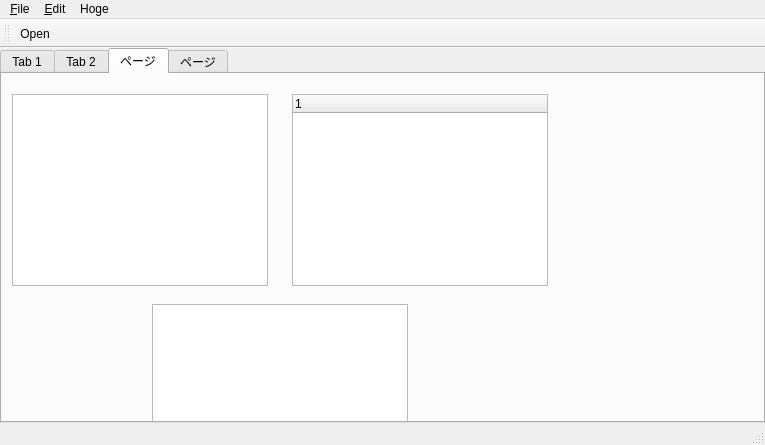
<?xml version="1.0" encoding="UTF-8"?>
<ui version="4.0">
 <class>MainWindow</class>
 <widget class="QMainWindow" name="MainWindow">
  <property name="geometry">
   <rect>
    <x>0</x>
    <y>0</y>
    <width>765</width>
    <height>445</height>
   </rect>
  </property>
  <property name="windowTitle">
   <string>MainWindow</string>
  </property>
  <widget class="QWidget" name="centralWidget">
   <layout class="QVBoxLayout" name="verticalLayout">
    <property name="spacing">
     <number>0</number>
    </property>
    <property name="leftMargin">
     <number>0</number>
    </property>
    <property name="topMargin">
     <number>0</number>
    </property>
    <property name="rightMargin">
     <number>0</number>
    </property>
    <property name="bottomMargin">
     <number>0</number>
    </property>
    <item>
     <widget class="QTabWidget" name="tabWidget">
      <property name="currentIndex">
       <number>2</number>
      </property>
      <widget class="QWidget" name="tab">
       <attribute name="title">
        <string>Tab 1</string>
       </attribute>
       <layout class="QGridLayout" name="gridLayout">
        <property name="leftMargin">
         <number>0</number>
        </property>
        <property name="topMargin">
         <number>0</number>
        </property>
        <property name="rightMargin">
         <number>0</number>
        </property>
        <property name="bottomMargin">
         <number>0</number>
        </property>
        <property name="spacing">
         <number>0</number>
        </property>
        <item row="0" column="0">
         <widget class="QWidget" name="widget" native="true">
          <widget class="QToolButton" name="toolButton">
           <property name="geometry">
            <rect>
             <x>210</x>
             <y>30</y>
             <width>21</width>
             <height>18</height>
            </rect>
           </property>
           <property name="text">
            <string>...</string>
           </property>
           <property name="autoRaise">
            <bool>true</bool>
           </property>
          </widget>
          <widget class="QToolButton" name="toolButton_2">
           <property name="geometry">
            <rect>
             <x>210</x>
             <y>70</y>
             <width>21</width>
             <height>18</height>
            </rect>
           </property>
           <property name="text">
            <string>...</string>
           </property>
          </widget>
          <widget class="QToolButton" name="toolButton_3">
           <property name="geometry">
            <rect>
             <x>220</x>
             <y>110</y>
             <width>21</width>
             <height>18</height>
            </rect>
           </property>
           <property name="text">
            <string>...</string>
           </property>
          </widget>
          <widget class="QPushButton" name="pushButton">
           <property name="geometry">
            <rect>
             <x>20</x>
             <y>10</y>
             <width>121</width>
             <height>61</height>
            </rect>
           </property>
           <property name="text">
            <string>PushButton</string>
           </property>
          </widget>
          <widget class="QPushButton" name="pushButton_2">
           <property name="geometry">
            <rect>
             <x>120</x>
             <y>180</y>
             <width>101</width>
             <height>23</height>
            </rect>
           </property>
           <property name="text">
            <string>PushButton</string>
           </property>
          </widget>
          <widget class="QPushButton" name="pushButton_4">
           <property name="geometry">
            <rect>
             <x>10</x>
             <y>180</y>
             <width>101</width>
             <height>23</height>
            </rect>
           </property>
           <property name="text">
            <string>PushButton</string>
           </property>
          </widget>
          <widget class="QPushButton" name="pushButton_3">
           <property name="geometry">
            <rect>
             <x>40</x>
             <y>80</y>
             <width>121</width>
             <height>61</height>
            </rect>
           </property>
           <property name="text">
            <string>PushButton</string>
           </property>
          </widget>
          <widget class="QGroupBox" name="groupBox">
           <property name="geometry">
            <rect>
             <x>300</x>
             <y>60</y>
             <width>180</width>
             <height>141</height>
            </rect>
           </property>
           <property name="title">
            <string>GroupBox</string>
           </property>
           <layout class="QGridLayout" name="gridLayout_2">
            <item row="0" column="0">
             <layout class="QVBoxLayout" name="verticalLayout_2">
              <item>
               <widget class="QProgressBar" name="progressBar">
                <property name="value">
                 <number>24</number>
                </property>
               </widget>
              </item>
              <item>
               <widget class="QLineEdit" name="lineEdit"/>
              </item>
             </layout>
            </item>
            <item row="0" column="1">
             <widget class="QSlider" name="verticalSlider">
              <property name="orientation">
               <enum>Qt::Vertical</enum>
              </property>
             </widget>
            </item>
            <item row="1" column="0">
             <widget class="QSlider" name="horizontalSlider">
              <property name="orientation">
               <enum>Qt::Horizontal</enum>
              </property>
             </widget>
            </item>
           </layout>
          </widget>
         </widget>
        </item>
        <item row="0" column="1">
         <widget class="QScrollBar" name="verticalScrollBar">
          <property name="orientation">
           <enum>Qt::Vertical</enum>
          </property>
         </widget>
        </item>
        <item row="1" column="0">
         <widget class="QScrollBar" name="horizontalScrollBar">
          <property name="orientation">
           <enum>Qt::Horizontal</enum>
          </property>
         </widget>
        </item>
       </layout>
      </widget>
      <widget class="QWidget" name="tab_2">
       <attribute name="title">
        <string>Tab 2</string>
       </attribute>
       <widget class="QProgressBar" name="progressBar_2">
        <property name="geometry">
         <rect>
          <x>20</x>
          <y>30</y>
          <width>161</width>
          <height>23</height>
         </rect>
        </property>
        <property name="value">
         <number>24</number>
        </property>
       </widget>
       <widget class="QProgressBar" name="progressBar_3">
        <property name="geometry">
         <rect>
          <x>200</x>
          <y>20</y>
          <width>21</width>
          <height>131</height>
         </rect>
        </property>
        <property name="value">
         <number>24</number>
        </property>
        <property name="textVisible">
         <bool>true</bool>
        </property>
        <property name="orientation">
         <enum>Qt::Vertical</enum>
        </property>
       </widget>
       <widget class="QSlider" name="horizontalSlider_2">
        <property name="geometry">
         <rect>
          <x>20</x>
          <y>130</y>
          <width>160</width>
          <height>19</height>
         </rect>
        </property>
        <property name="maximum">
         <number>100</number>
        </property>
        <property name="value">
         <number>24</number>
        </property>
        <property name="orientation">
         <enum>Qt::Horizontal</enum>
        </property>
       </widget>
       <widget class="QWidget" name="layoutWidget">
        <property name="geometry">
         <rect>
          <x>240</x>
          <y>10</y>
          <width>286</width>
          <height>294</height>
         </rect>
        </property>
        <layout class="QGridLayout" name="gridLayout_3">
         <item row="0" column="0">
          <widget class="QTabWidget" name="tabWidget_2">
           <widget class="QWidget" name="tab_3">
            <attribute name="title">
             <string>Tab 1</string>
            </attribute>
           </widget>
           <widget class="QWidget" name="tab_4">
            <attribute name="title">
             <string>Tab 2</string>
            </attribute>
           </widget>
          </widget>
         </item>
         <item row="0" column="1">
          <widget class="QTabWidget" name="tabWidget_5">
           <property name="tabPosition">
            <enum>QTabWidget::East</enum>
           </property>
           <widget class="QWidget" name="tab_9">
            <attribute name="title">
             <string>Tab 1</string>
            </attribute>
           </widget>
           <widget class="QWidget" name="tab_10">
            <attribute name="title">
             <string>Tab 2</string>
            </attribute>
           </widget>
          </widget>
         </item>
         <item row="1" column="0">
          <widget class="QTabWidget" name="tabWidget_3">
           <property name="tabPosition">
            <enum>QTabWidget::West</enum>
           </property>
           <widget class="QWidget" name="tab_5">
            <attribute name="title">
             <string>Tab 1</string>
            </attribute>
           </widget>
           <widget class="QWidget" name="tab_6">
            <attribute name="title">
             <string>Tab 2</string>
            </attribute>
           </widget>
          </widget>
         </item>
         <item row="1" column="1">
          <widget class="QTabWidget" name="tabWidget_4">
           <property name="tabPosition">
            <enum>QTabWidget::South</enum>
           </property>
           <widget class="QWidget" name="tab_7">
            <attribute name="title">
             <string>Tab 1</string>
            </attribute>
           </widget>
           <widget class="QWidget" name="tab_8">
            <attribute name="title">
             <string>Tab 2</string>
            </attribute>
           </widget>
          </widget>
         </item>
        </layout>
       </widget>
      </widget>
      <widget class="QWidget" name="tab_11">
       <attribute name="title">
        <string>ページ</string>
       </attribute>
       <widget class="QListWidget" name="listWidget">
        <property name="geometry">
         <rect>
          <x>10</x>
          <y>20</y>
          <width>256</width>
          <height>192</height>
         </rect>
        </property>
       </widget>
       <widget class="QTreeWidget" name="treeWidget">
        <property name="geometry">
         <rect>
          <x>290</x>
          <y>20</y>
          <width>256</width>
          <height>192</height>
         </rect>
        </property>
        <column>
         <property name="text">
          <string notr="true">1</string>
         </property>
        </column>
       </widget>
       <widget class="QTableWidget" name="tableWidget">
        <property name="geometry">
         <rect>
          <x>150</x>
          <y>230</y>
          <width>256</width>
          <height>192</height>
         </rect>
        </property>
        <property name="selectionMode">
         <enum>QAbstractItemView::SingleSelection</enum>
        </property>
        <property name="selectionBehavior">
         <enum>QAbstractItemView::SelectRows</enum>
        </property>
       </widget>
      </widget>
      <widget class="QWidget" name="tab_12">
       <attribute name="title">
        <string>ページ</string>
       </attribute>
       <widget class="QComboBox" name="comboBox">
        <property name="geometry">
         <rect>
          <x>20</x>
          <y>30</y>
          <width>71</width>
          <height>24</height>
         </rect>
        </property>
       </widget>
      </widget>
     </widget>
    </item>
   </layout>
  </widget>
  <widget class="QMenuBar" name="menuBar">
   <property name="geometry">
    <rect>
     <x>0</x>
     <y>0</y>
     <width>765</width>
     <height>18</height>
    </rect>
   </property>
   <widget class="QMenu" name="menu_File">
    <property name="title">
     <string>&amp;File</string>
    </property>
    <addaction name="action_New"/>
    <addaction name="action_file_open"/>
    <addaction name="action_Save"/>
    <addaction name="actionSave_as"/>
    <addaction name="separator"/>
    <addaction name="actionE_xit"/>
   </widget>
   <widget class="QMenu" name="menu_Edit">
    <property name="title">
     <string>&amp;Edit</string>
    </property>
    <addaction name="action_Undo"/>
    <addaction name="action_Redo"/>
    <addaction name="separator"/>
    <addaction name="actionCu_t"/>
    <addaction name="action_Copy"/>
    <addaction name="action_Paste"/>
   </widget>
   <widget class="QMenu" name="menuHoge">
    <property name="title">
     <string>Hoge</string>
    </property>
    <addaction name="action_fuga"/>
   </widget>
   <addaction name="menu_File"/>
   <addaction name="menu_Edit"/>
   <addaction name="menuHoge"/>
  </widget>
  <widget class="QToolBar" name="mainToolBar">
   <attribute name="toolBarArea">
    <enum>TopToolBarArea</enum>
   </attribute>
   <attribute name="toolBarBreak">
    <bool>false</bool>
   </attribute>
   <addaction name="action_file_open"/>
  </widget>
  <widget class="QStatusBar" name="statusBar"/>
  <action name="action_file_open">
   <property name="text">
    <string>&amp;Open...</string>
   </property>
  </action>
  <action name="action_New">
   <property name="text">
    <string>&amp;New...</string>
   </property>
  </action>
  <action name="action_Save">
   <property name="text">
    <string>&amp;Save</string>
   </property>
  </action>
  <action name="actionSave_as">
   <property name="text">
    <string>Save &amp;as...</string>
   </property>
  </action>
  <action name="actionE_xit">
   <property name="text">
    <string>E&amp;xit</string>
   </property>
  </action>
  <action name="action_Undo">
   <property name="text">
    <string>&amp;Undo</string>
   </property>
  </action>
  <action name="action_Redo">
   <property name="text">
    <string>&amp;Redo</string>
   </property>
  </action>
  <action name="actionCu_t">
   <property name="text">
    <string>Cu&amp;t</string>
   </property>
  </action>
  <action name="action_Copy">
   <property name="text">
    <string>&amp;Copy</string>
   </property>
  </action>
  <action name="action_Paste">
   <property name="text">
    <string>&amp;Paste</string>
   </property>
  </action>
  <action name="action_fuga">
   <property name="text">
    <string>Fuga</string>
   </property>
  </action>
 </widget>
 <layoutdefault spacing="6" margin="11"/>
 <resources/>
 <connections>
  <connection>
   <sender>horizontalSlider_2</sender>
   <signal>valueChanged(int)</signal>
   <receiver>progressBar_2</receiver>
   <slot>setValue(int)</slot>
   <hints>
    <hint type="sourcelabel">
     <x>65</x>
     <y>266</y>
    </hint>
    <hint type="destinationlabel">
     <x>59</x>
     <y>99</y>
    </hint>
   </hints>
  </connection>
  <connection>
   <sender>horizontalSlider_2</sender>
   <signal>valueChanged(int)</signal>
   <receiver>progressBar_3</receiver>
   <slot>setValue(int)</slot>
   <hints>
    <hint type="sourcelabel">
     <x>193</x>
     <y>265</y>
    </hint>
    <hint type="destinationlabel">
     <x>202</x>
     <y>207</y>
    </hint>
   </hints>
  </connection>
 </connections>
</ui>
